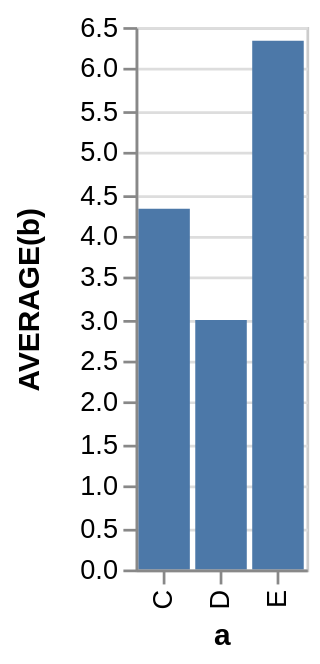

This figure's Vega-Lite source:
### Vega specification from a JSON file in a GitHub repository (floating-point values rounded to 4 significant figures)
{"$schema": "https://vega.github.io/schema/vega/v3.0.json", "autosize": "pad", "padding": 5, "encode": {"update": {"stroke": {"value": "#ccc"}, "fill": {"value": "transparent"}}}, "data": [{"name": "source_0", "values": [{"a": "C", "b": 2}, {"a": "C", "b": 7}, {"a": "C", "b": 4}, {"a": "D", "b": 1}, {"a": "D", "b": 2}, {"a": "D", "b": 6}, {"a": "E", "b": 8}, {"a": "E", "b": 4}, {"a": "E", "b": 7}]}, {"name": "data_0", "source": "source_0", "transform": [{"type": "formula", "expr": "toNumber(datum[\"b\"])", "as": "b"}, {"type": "aggregate", "groupby": ["a"], "ops": ["average"], "fields": ["b"], "as": ["average_b"]}]}], "signals": [{"name": "x_step", "value": 21}, {"name": "width", "update": "bandspace(domain('x').length, 0.1, 0.05) * x_step"}, {"name": "height", "update": "200"}], "marks": [{"name": "marks", "type": "rect", "role": "bar", "from": {"data": "data_0"}, "encode": {"update": {"x": {"scale": "x", "field": "a"}, "width": {"scale": "x", "band": true}, "y": {"scale": "y", "field": "average_b"}, "y2": {"scale": "y", "value": 0}, "fill": {"value": "#4c78a8"}}}}], "scales": [{"name": "x", "type": "band", "domain": {"data": "data_0", "field": "a", "sort": true}, "range": {"step": {"signal": "x_step"}}, "round": true, "paddingInner": 0.1, "paddingOuter": 0.05}, {"name": "y", "type": "linear", "domain": {"data": "data_0", "field": "average_b"}, "range": [{"signal": "height"}, 0], "round": true, "nice": true, "zero": true}], "axes": [{"scale": "x", "orient": "bottom", "tickCount": 5, "title": "a", "zindex": 1, "encode": {"labels": {"update": {"angle": {"value": 270}, "align": {"value": "right"}, "baseline": {"value": "middle"}}}}}, {"scale": "y", "maxExtent": 30, "minExtent": 30, "orient": "left", "title": "AVERAGE(b)", "zindex": 1}, {"scale": "y", "domain": false, "grid": true, "labels": false, "orient": "left", "ticks": false, "zindex": 0, "gridScale": "x"}], "config": {"axis": {"quantitativeExtent": 30}}}
